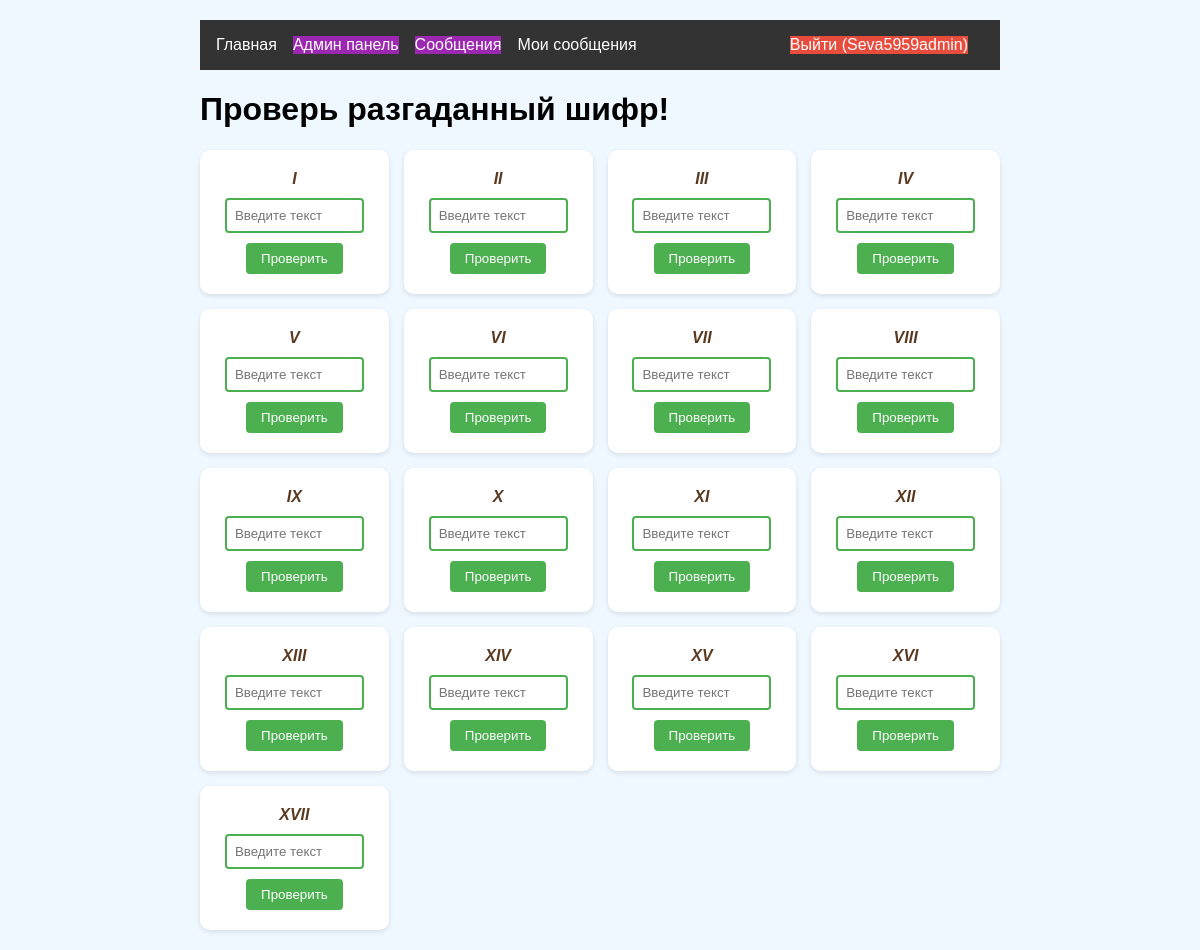
Screenshot of / (signed in) with the database file from the repository.
### models.py (models this page shows, shortened)
class User(UserMixin, db.Model):
    id = db.Column(db.Integer, primary_key=True)
    username = db.Column(db.String(64), unique=True)
    password_hash = db.Column(db.String(128))
    is_admin = db.Column(db.Boolean, default=False)

class CodeStatus(db.Model):
    id = db.Column(db.Integer, primary_key=True)
    number = db.Column(db.Integer, unique=True)
    solved = db.Column(db.Boolean, default=False)

### app.py (the view)
@app.route('/', endpoint='main_index')
@login_required
def index():
    progress = UserProgress.query.filter_by(user_id=current_user.id).all()
    codes = CodeStatus.query.all()
    solved_dict = {p.code_id: p.solved for p in progress}
    for code in codes:
        code.solved = solved_dict.get(code.id, False)
        code.roman_number = to_roman(code.number)
    all_solved = all(code.solved for code in codes)
    full_link = ""
    if all_solved:
        for i in range(1, 18):
            full_link += CORRECT_ANSWERS.get(i, "")
    return render_template('index.html',
                           codes=codes,
                           answers=CORRECT_ANSWERS,
                           all_solved=all_solved,
                           full_link=full_link)

### app.py (called while the page is built)
@login_manager.user_loader
def load_user(user_id):
    return User.query.get(int(user_id))

def to_roman(num):
    val = [
        1000, 900, 500, 400,
        100, 90, 50, 40,
        10, 9, 5, 4, 1
    ]
    syb = [
        "M", "CM", "D", "CD",
        "C", "XC", "L", "XL",
        "X", "IX", "V", "IV", "I"
    ]
    roman_num = ''
    i = 0
    while num > 0:
        for _ in range(num // val[i]):
            roman_num += syb[i]
            num -= val[i]
        i += 1
    return roman_num

### templates/index.html (shortened to what this page needs)
{% extends "base.html" %}
{% block content %}
<div class="container">
    <h1>Проверь разгаданный шифр!</h1>
    <div class="grid">
        {% for code in codes %}
            <div class="card {{ 'solved' if code.solved }}">
                <span class="card-number">{{ code.roman_number }}</span>
                {% if code.solved %}
                    <div class="success-message">✅ Успешно разгадано!</div>
                    <button class="toggle-btn">▼ Показать ответ</button>
                    <div class="answer-block">
                        <input type="text"
                               value="{{ answers[code.number] }}"
                               id="answer-{{ code.id }}"
                               readonly>
                        <button class="copy-btn" onclick="copyToClipboard('answer-{{ code.id }}')">
                            Копировать
                        </button>
                    </div>
                {% else %}
                    <form method="POST" action="{{ url_for('check', code_id=code.id) }}">
                        <input type="text"
                               name="decoded_text"
                               placeholder="Введите текст"
                               required>
                        <button type="submit">Проверить</button>
                    </form>
                {% endif %}
            </div>
        {% endfor %}
    </div>
</div>
{% endblock %}

### templates/base.html (shortened to what this page needs)
<!DOCTYPE html>
<html lang="ru">
<head>
    <link rel="stylesheet" href="{{ url_for('static', filename='css/style.css') }}">
</head>
<body>
    <header>
        <nav>
            {% if current_user.is_authenticated %}
                <div class="nav-left">
                    <a href="{{ url_for('main_index') }}" class="nav-link">Главная</a>
                    <a href="{{ url_for('admin_dashboard') }}" class="nav-link {{ 'admin-link' if current_user.is_admin else 'disabled-link' }}">
                        Админ панель
                    </a>
                    {% if current_user.is_admin %}
                    <a href="{{ url_for('admin_messages') }}" class="nav-link admin-link">
                        Сообщения
                    </a>
                    {% endif %}
                    <a href="{{ url_for('user_messages') }}" class="nav-link">
                        Мои сообщения
                    </a>
                </div>
                <div class="nav-right">
                    <a href="{{ url_for('logout') }}" class="nav-link logout-btn">Выйти ({{ current_user.username }})</a>
                </div>
            {% else %}
                <div class="nav-left">
                    <a href="{{ url_for('login') }}" class="nav-link">Войти</a>
                    <a href="{{ url_for('register') }}" class="nav-link">Регистрация</a>
                </div>
            {% endif %}
        </nav>
    </header>
    <main>
        {% block content %}{% endblock %}
    </main>
</body>
</html>

### static/css/style.css (style rules this page uses)
body { font-family: Arial, sans-serif; max-width: 800px; margin: 0 auto; padding: 20px; background: #f0f8ff; }
.grid { display: grid; grid-template-columns: repeat(auto-fill, minmax(150px, 1fr)); gap: 15px; }
.card { background: white; padding: 20px; border-radius: 10px; box-shadow: 0 2px 5px rgba(0,0,0,0.1); text-align: center; }
.card-number { font-style: italic; font-weight: bold; color: #5a3921; }
input[type="text"] { width: 80%; padding: 8px; margin: 10px 0; border: 2px solid #4CAF50; border-radius: 4px; }
button { background: #4CAF50; color: white; border: none; padding: 8px 15px; border-radius: 4px; cursor: pointer; }
nav { display: flex; background: #333; padding: 1rem; }
nav a { color: white; margin-right: 1rem; text-decoration: none; }
.nav-right { margin-left: auto; }
.admin-link { background-color: #9c27b0; color: white !important; }
.nav-left, .nav-right { display: flex; align-items: center; }
.nav-left { margin-right: auto; }
.logout-btn { background-color: #e74c3c !important; color: white !important; transition: background-color 0.3s; }

### rows the page displays
User: username "Seva5959admin"
CodeStatus: roman_number "I"
CodeStatus: roman_number "II"
CodeStatus: roman_number "III"
CodeStatus: roman_number "IV"
CodeStatus: roman_number "V"
CodeStatus: roman_number "VI"
CodeStatus: roman_number "VII"
CodeStatus: roman_number "VIII"
CodeStatus: roman_number "IX"
CodeStatus: roman_number "X"
CodeStatus: roman_number "XI"
CodeStatus: roman_number "XII"
CodeStatus: roman_number "XIII"
CodeStatus: roman_number "XIV"
CodeStatus: roman_number "XV"
CodeStatus: roman_number "XVI"
CodeStatus: roman_number "XVII"
